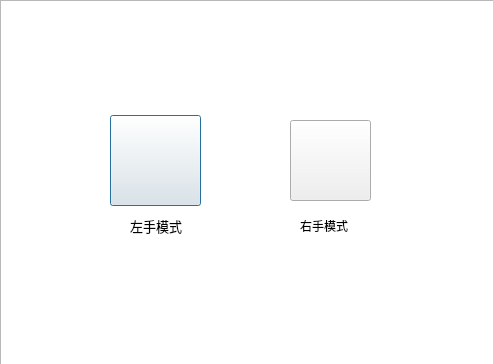
<?xml version="1.0" encoding="UTF-8"?>
<ui version="4.0">
 <class>Dialog_OperationMode</class>
 <widget class="QDialog" name="Dialog_OperationMode">
  <property name="geometry">
   <rect>
    <x>0</x>
    <y>0</y>
    <width>493</width>
    <height>364</height>
   </rect>
  </property>
  <property name="windowTitle">
   <string>Dialog</string>
  </property>
  <widget class="QPushButton" name="left_mode_button">
   <property name="geometry">
    <rect>
     <x>110</x>
     <y>115</y>
     <width>91</width>
     <height>91</height>
    </rect>
   </property>
   <property name="styleSheet">
    <string notr="true">border-image: url(:/new/prefix1/image/left_hand.png);</string>
   </property>
   <property name="text">
    <string/>
   </property>
  </widget>
  <widget class="QPushButton" name="right_mode_button">
   <property name="geometry">
    <rect>
     <x>290</x>
     <y>120</y>
     <width>81</width>
     <height>81</height>
    </rect>
   </property>
   <property name="styleSheet">
    <string notr="true">border-image: url(:/new/prefix1/image/right_hand.png);</string>
   </property>
   <property name="text">
    <string/>
   </property>
  </widget>
  <widget class="QLabel" name="label">
   <property name="geometry">
    <rect>
     <x>130</x>
     <y>210</y>
     <width>71</width>
     <height>31</height>
    </rect>
   </property>
   <property name="font">
    <font>
     <pointsize>10</pointsize>
    </font>
   </property>
   <property name="text">
    <string>左手模式</string>
   </property>
  </widget>
  <widget class="QLabel" name="label_2">
   <property name="geometry">
    <rect>
     <x>300</x>
     <y>210</y>
     <width>71</width>
     <height>31</height>
    </rect>
   </property>
   <property name="font">
    <font>
     <pointsize>9</pointsize>
    </font>
   </property>
   <property name="text">
    <string>右手模式</string>
   </property>
  </widget>
  <widget class="QGraphicsView" name="graphicsView">
   <property name="geometry">
    <rect>
     <x>0</x>
     <y>0</y>
     <width>600</width>
     <height>371</height>
    </rect>
   </property>
   <property name="styleSheet">
    <string notr="true">border-image: url(:/new/prefix1/image/2048bg.jpg);</string>
   </property>
  </widget>
  <zorder>graphicsView</zorder>
  <zorder>left_mode_button</zorder>
  <zorder>right_mode_button</zorder>
  <zorder>label</zorder>
  <zorder>label_2</zorder>
 </widget>
 <resources/>
 <connections/>
</ui>
